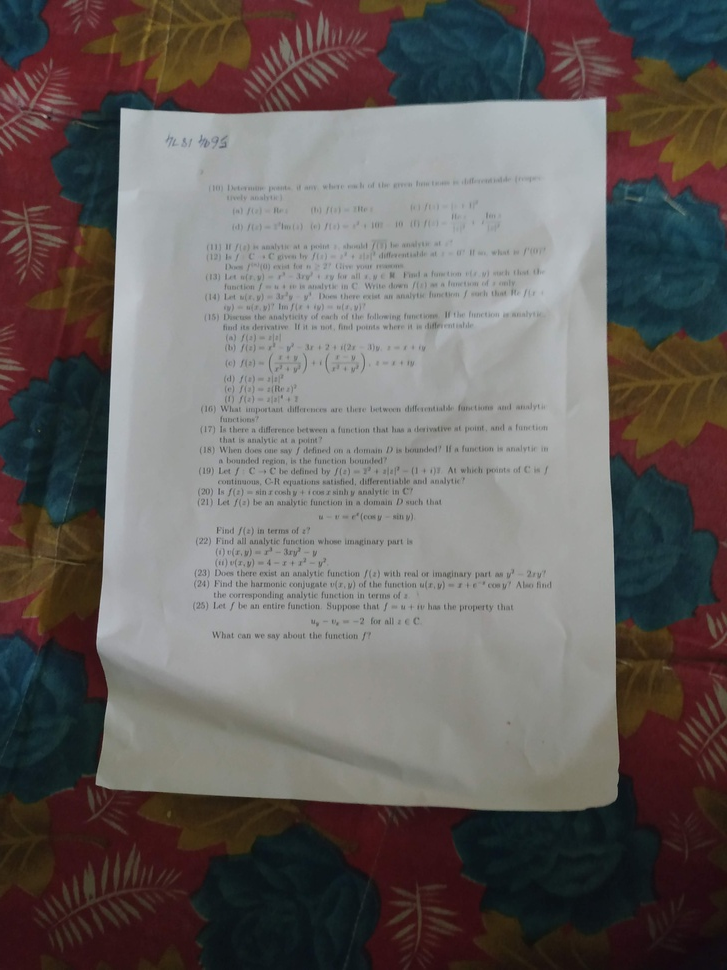
#> input picture images/pic27.jpg, 727 x 970 px, shrunk from 3000 x 4000 before the run, given in place of pic27c.jpg, which was not available
$ jupyter execute --allow-errors tesdemo2.ipynb   (Python 2 division)   (older library calls are emulated)
#> lines starting #> are read from the running program, lines starting #| are printed output that depends on the picture; after the words box and inside, x2 and y2 are one past the last pixel; in counts of white or black regions, pixels touching at a corner belong together; pictures that were not available may be replaced by others from this repository, and a replacement may not be noted
[cell 1]
import cv2
import numpy as np

image = cv2.imread('pic27c.jpg')
#> image is the input picture: shape (970, 727, 3); mean B, G, R 95.3, 97.2, 103.6
kernel = np.array([[-1,-1,-1],
                   [-1, 9,-1],
                   [-1,-1,-1]])
sharpened = cv2.filter2D(image, -1, kernel)
cv2.imwrite("pic27sh.jpg",sharpened)
#> Out = True

[cell 2]
img1 = cv2.imread('pic27c.jpg',0)
#> img1: shape (970, 727); min 8, max 206, mean 98.9
blur = cv2.GaussianBlur(img1,(5,5),0)
denoise= cv2.fastNlMeansDenoising(blur,None,7,21)
cv2.imwrite("pic27dn.jpg",denoise)
#> Out = True

[cell 3]
img=denoise
img = cv2.medianBlur(img,5)
th= cv2.adaptiveThreshold(img,255,cv2.ADAPTIVE_THRESH_GAUSSIAN_C,cv2.THRESH_BINARY,11,2)
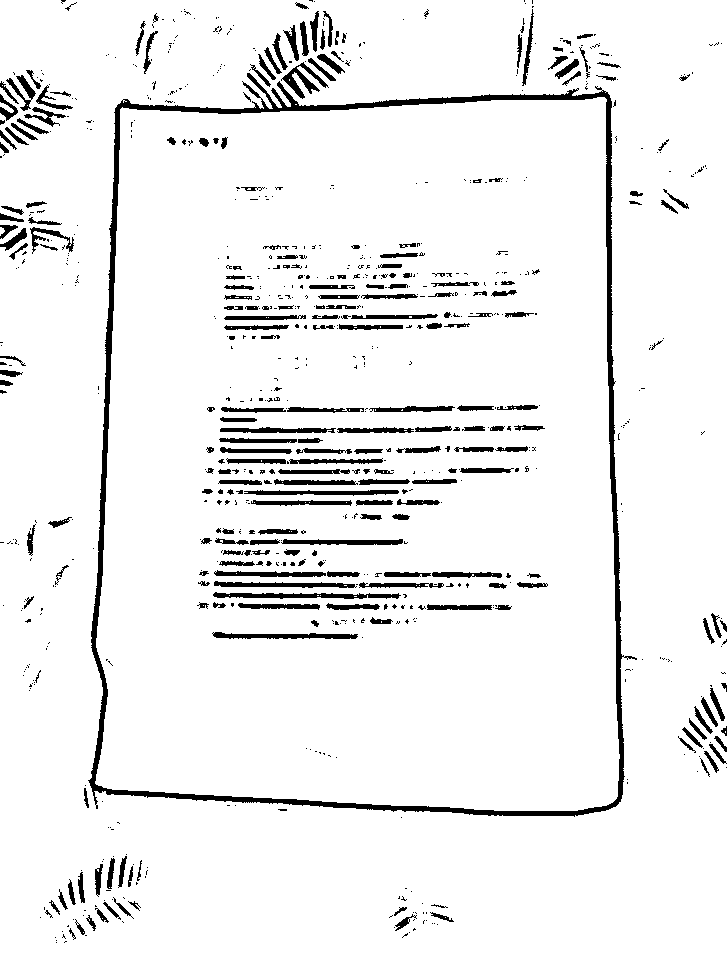
#> th: shape (970, 727); 93.8% white; 821 black regions (581 under 20 px), largest, box (x1, y1, x2, y2) and area: (88, 73, 637, 817) 13032, (213, 592, 401, 599) 790, (212, 632, 358, 639) 657
cv2.imwrite("pic27dnat.jpg",th)
#> Out = True

[cell 4]
print(blur)
#> (printed output is left out)

#> (a cell that did not finish here is left out)

[cell 6]
from __future__ import print_function
import cv2 as cv
import numpy as np
import argparse
import random as rng
src = cv.imread("pic27c.jpg")
src[np.all(src == 255, axis=2)] = 0
# Show output image
kernel = np.array([[1, 1, 1], [1, -8, 1], [1, 1, 1]], dtype=np.float32)
# do the laplacian filtering as it is
# well, we need to convert everything in something more deeper then CV_8U
# because the kernel has some negative values,
# and we can expect in general to have a Laplacian image with negative values
# BUT a 8bits unsigned int (the one we are working with) can contain values from 0 to 255
# so the possible negative number will be truncated
imgLaplacian = cv.filter2D(src, cv.CV_32F, kernel)
sharp = np.float32(src)
imgResult = sharp - imgLaplacian
# convert back to 8bits gray scale
imgResult = np.clip(imgResult, 0, 255)
imgResult = imgResult.astype('uint8')
imgLaplacian = np.clip(imgLaplacian, 0, 255)
imgLaplacian = np.uint8(imgLaplacian)
#cv.imshow('Laplace Filtered Image', imgLaplacian)
bw = cv.cvtColor(imgResult, cv.COLOR_BGR2GRAY)
_, bw = cv.threshold(bw, 40, 255, cv.THRESH_BINARY | cv.THRESH_OTSU)
#> bw: shape (970, 727); 48.7% white; 1128 white regions (1028 under 20 px), largest, box (x1, y1, x2, y2) and area: (96, 94, 620, 812) 333411, (255, 10, 338, 93) 1113, (0, 84, 47, 146) 390
dist = cv.distanceTransform(bw, cv.DIST_L2, 3)
# Normalize the distance image for range = {0.0, 1.0}
# so we can visualize and threshold it
cv.normalize(dist, dist, 0, 1.0, cv.NORM_MINMAX)
_, dist = cv.threshold(dist, 0.4, 1.0, cv.THRESH_BINARY)
#> dist: shape (970, 727) float32; values 0 (black) and 1 (white), 8% white; 10 white regions (3 under 20 px), largest, box (x1, y1, x2, y2) and area: (129, 172, 584, 779) 41070, (255, 131, 574, 240) 5489, (443, 477, 582, 577) 4604
# Dilate a bit the dist image
kernel1 = np.ones((3,3), dtype=np.uint8)
dist = cv.dilate(dist, kernel1)
#> dist: shape (970, 727) float32; values 0 (black) and 1 (white), 8.8% white; 10 white regions (2 under 20 px), largest, box (x1, y1, x2, y2) and area: (128, 171, 585, 780) 43844, (254, 130, 575, 241) 6549, (442, 476, 583, 578) 5148
dist_8u = dist.astype('uint8')
#> dist_8u: shape (970, 727); values 0 (black) and 1 (white), 8.8% white; 10 white regions (2 under 20 px)
# Find total markers
_, contours, _ = cv.findContours(dist_8u, cv.RETR_EXTERNAL, cv.CHAIN_APPROX_SIMPLE)
#> contours = 10 contours, 2 with area under 20; largest, box (x1, y1, x2, y2) and area: (128, 171, 585, 780) 42755, (254, 130, 575, 241) 6112, (442, 476, 583, 578) 4940, (447, 294, 578, 405) 3725, (133, 726, 259, 767) 1914, (570, 274, 576, 292) 58, (571, 256, 576, 272) 47, (573, 409, 578, 422) 35
# Create the marker image for the watershed algorithm
markers = np.zeros(dist.shape, dtype=np.int32)
# Draw the foreground markers
for i in range(len(contours)):
    cv.drawContours(markers, contours, i, (i+1), -1)
#> this loop made 10 passes
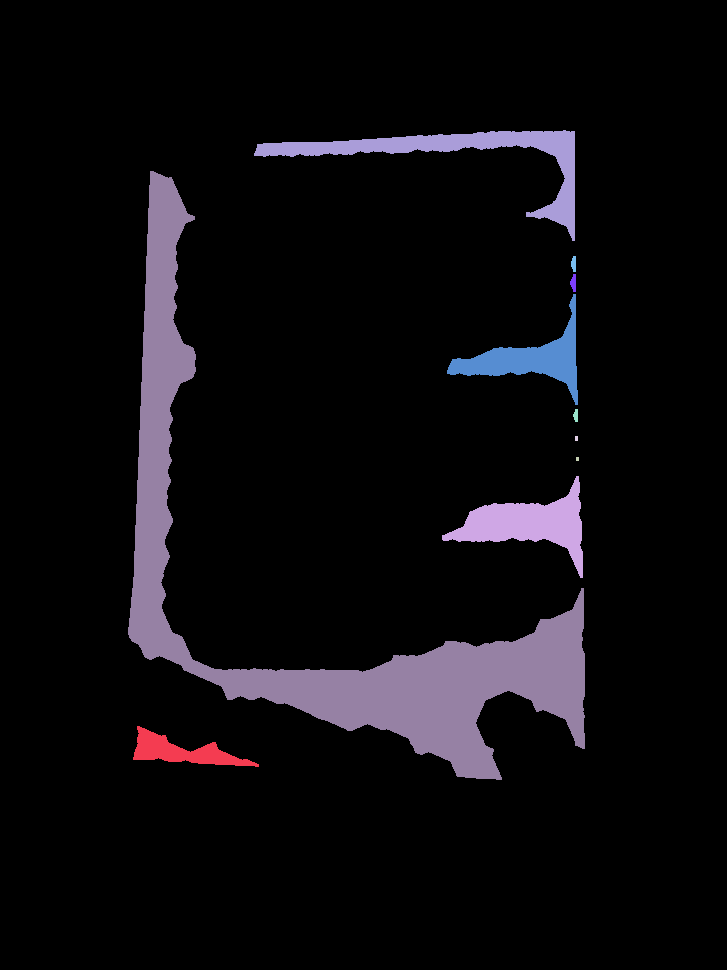
#> markers: shape (970, 727) int32; 11 distinct labels, from 0 to 10; one colour per label, 0 black
# Draw the background marker
cv.circle(markers, (5,5), 3, (255,255,255), -1)
#> markers: shape (970, 727) int32; 12 distinct labels, from 0 to 255
cv.watershed(imgResult, markers)
#mark = np.zeros(markers.shape, dtype=np.uint8)
mark = markers.astype('uint8')
mark = cv.bitwise_not(mark)
# uncomment this if you want to see how the mark
# image looks like at that point
#cv.imshow('Markers_v2', mark)
# Generate random colors
colors = []
for contour in contours:
    colors.append((rng.randint(0,256), rng.randint(0,256), rng.randint(0,256)))
#> this loop made 10 passes
#> contour on passes 3 to 4: [[576, 457], [576, 460], [578, 460], [578, 457]], [[575, 436], [575, 440], [577, 440], [577, 436]]
#> after the loop, colors = [(197, 215, 20), (132, 248, 207), (155, 244, 183), (111, 71, 144), (71, 48, 128), (75, 158, 50), (37, 169, 241), (51, 181, 222), (161, 104, 244), (226, 133, 31)]
# Create the result image
dst = np.zeros((markers.shape[0], markers.shape[1], 3), dtype=np.uint8)
# Fill labeled objects with random colors
for i in range(markers.shape[0]):
    for j in range(markers.shape[1]):
        index = markers[i,j]
        if index > 0 and index <= len(contours):
            dst[i,j,:] = colors[index-1]
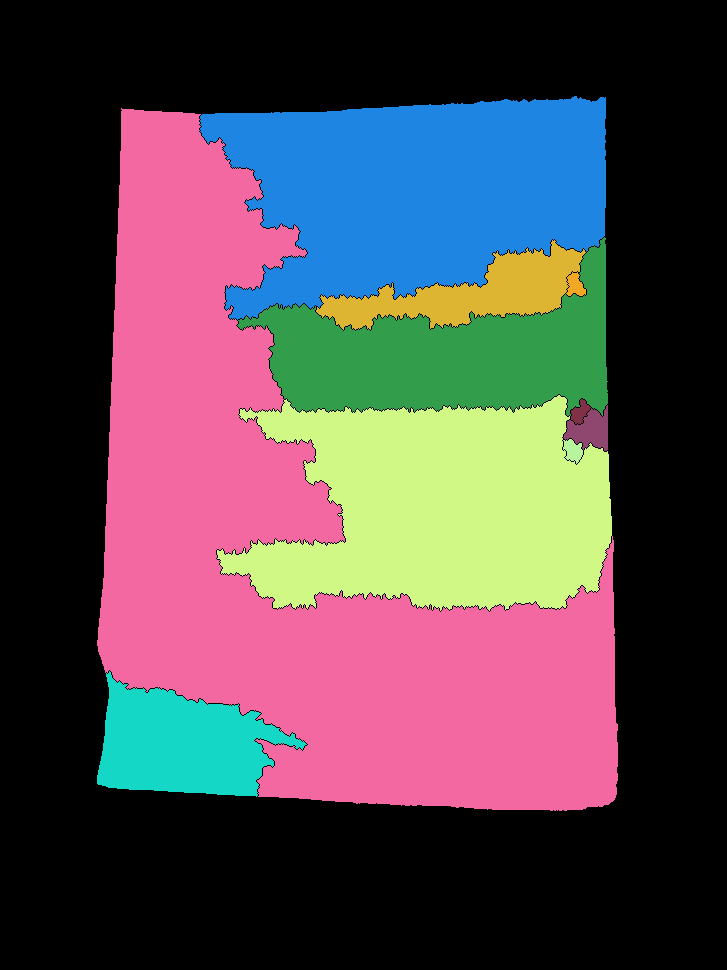
#> dst: shape (970, 727, 3); mean of channels 0, 1, 2 76.9, 71.4, 82.7; drawn as B, G, R
# Visualize the final image
cv.imwrite("pic27seg.jpg",dst)
#> Out = True

[cell 7]
help(cv.distanceTransform)
#> (printed output is left out)

[cell 8]
img=cv.imread("pic27c.jpg")
blur = cv.GaussianBlur(img,(5,5),0)
#> blur: shape (970, 727, 3)
#> (the rest of this cell did not finish here and is left out)

[cell 9]
img=cv.imread("pic27c.jpg",0)
img1=img
blur = cv.GaussianBlur(img1,(9,9),0)
#> blur: shape (970, 727)
img2=img1-blur
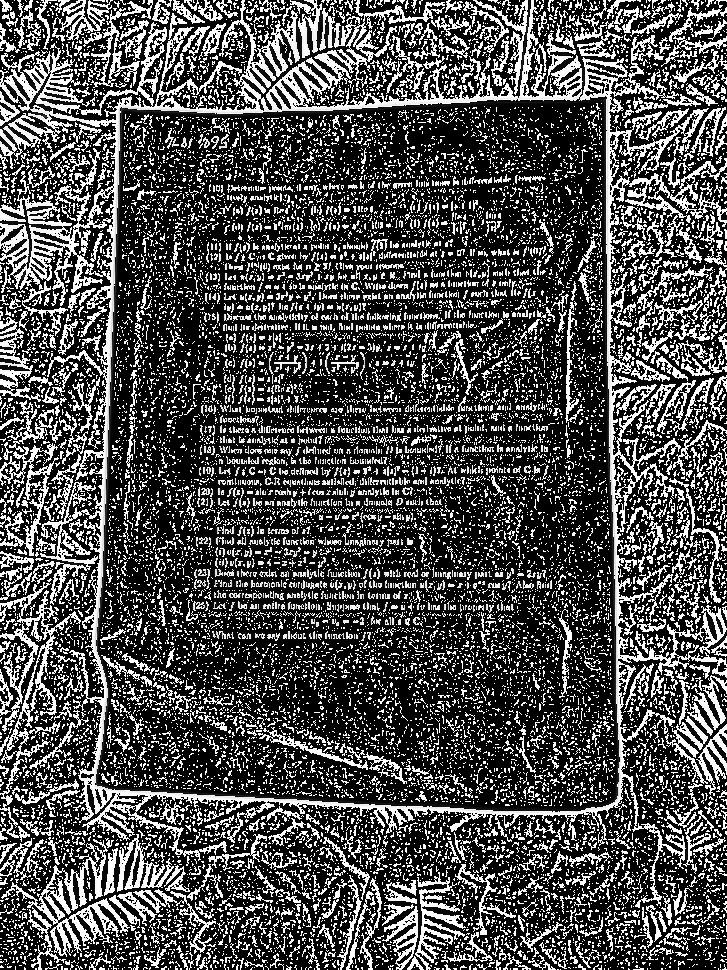
#> img2: shape (970, 727); min 0, max 255, mean 77.5
ret,thresh = cv.threshold(img2,127,255,cv.THRESH_BINARY)
#> thresh: shape (970, 727); 30.3% white in thin lines or dots
cv.imwrite("pic27cbelmn.jpg",thresh)
#> Out = True
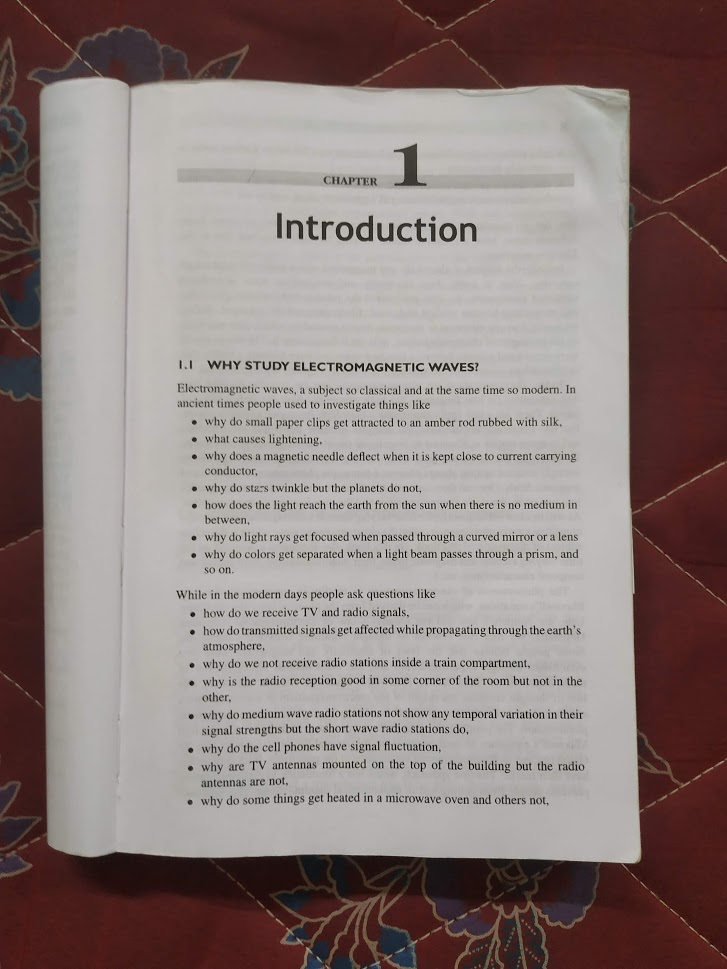
#> input picture images/pic34.jpg, 727 x 969 px, given in place of 11.png, which was not available
#> further down, image is the input picture: shape (969, 727, 3); mean B, G, R 121.6, 123.8, 138.5

[cell 10]
# -*- encoding: windows-1251

# http://stackoverflow.com/questions/22122309/opencv-adaptive-threshold-ocr

import sys
import cv2
import numpy as np

DEFAULT_BLOCKSIZE = 21  #
MEAN_VARIANCE_THREASHOLD = 0.01

def calc_block_mean_variance(image, mask, blocksize):
    """ image - image converted to float32 and scaled to 0..1
    """
    I = image.copy()

    result = np.zeros( (image.shape[0] / blocksize, image.shape[1] / blocksize) )
    small_image = np.zeros( (image.shape[0] / blocksize, image.shape[1] / blocksize) )

    for i in xrange(0, image.shape[0] - blocksize, blocksize):
        for j in xrange(0, image.shape[1] - blocksize, blocksize):

            patch = I[ i:i+blocksize+1, j:j+blocksize+1]
            mask_patch = mask[ i:i+blocksize+1, j:j+blocksize+1]

            tmp1 = np.zeros((blocksize, blocksize))
            tmp2 = np.zeros((blocksize, blocksize))
            mean, std_dev = cv2.meanStdDev(patch, tmp1, tmp2, mask_patch)

            value = 0
            if std_dev[0][0] > MEAN_VARIANCE_THREASHOLD:
                value = mean[0][0]

            result[i/blocksize, j/blocksize] = value


    result *= 255
    result = cv2.convertScaleAbs(result)


    small_image = cv2.resize(I, (small_image.shape[1], small_image.shape[0]))
    small_image *= 255;
    small_image = cv2.convertScaleAbs(small_image)

    # Здесь в функции inpaint есть страшный глюк при работе с маленькими блоками
    # в первом ряде могут вылазить ненужные артефакты.
    # поэтому здесь будет страшный хак - мы копируем первый ряд дважды, а после преобразования его удаляем

    #small_image = np.insert(small_image, 0, small_image[:,0], 1)
    #result = np.insert(result, 0, result[:,0], 1)

    res, inpaintmask = cv2.threshold(result, 3, 255, cv2.THRESH_BINARY)

    inpainted = cv2.inpaint(small_image, inpaintmask, 10,  cv2.INPAINT_NS);

    #inpainted = np.delete(inpainted, 0, 1)
    #small_image = np.delete(small_image, 0, 1)

    inpainted = cv2.resize(inpainted, (image.shape[1], image.shape[0]))

    inpainted = np.float32(inpainted)
    inpainted *= 1./255.

    return inpainted


def normalize(image):

    image = cv2.resize(image, (image.shape[1] * 2, image.shape[0] * 2))
#> image: shape (1938, 1454, 3)

#    alpha = image[:, :, 3]

#    mask = alpha.copy()
#    mask[:] = 0
#    mask[alpha == 255] = 1

    # remove
    mask = image[:,:, 0]
    mask[:] = 255
#> mask: shape (1938, 1454); every value is 255

    # make alpha channel white
    image = cv2.cvtColor(image, cv2.COLOR_BGRA2GRAY)
#> image: shape (1938, 1454)
#    image[alpha < 255] = 255

    # Convert to Float values
    image_f = np.float32(image)
    image_f *= 1./255.

    res = calc_block_mean_variance(image_f, mask, DEFAULT_BLOCKSIZE * 4)

    cv2.imwrite("mask.jpg", res * 255)

    res = 1.0 - res
    res = image_f + res

    res *= 255
    res = cv2.convertScaleAbs(res)


    _, res = cv2.threshold(res, 217, 255, cv2.THRESH_BINARY) #  THRESH_BINARY THRESH_OTSU
#> res: shape (1938, 1454); 81.9% white; 1779 black regions (589 under 20 px), largest, box (x1, y1, x2, y2) and area: (39, 1022, 1454, 1938) 203223, (0, 0, 1084, 960) 199787, (1258, 415, 1296, 805) 8246

    res = cv2.resize(res, (image.shape[1] / 2, image.shape[0] / 2))
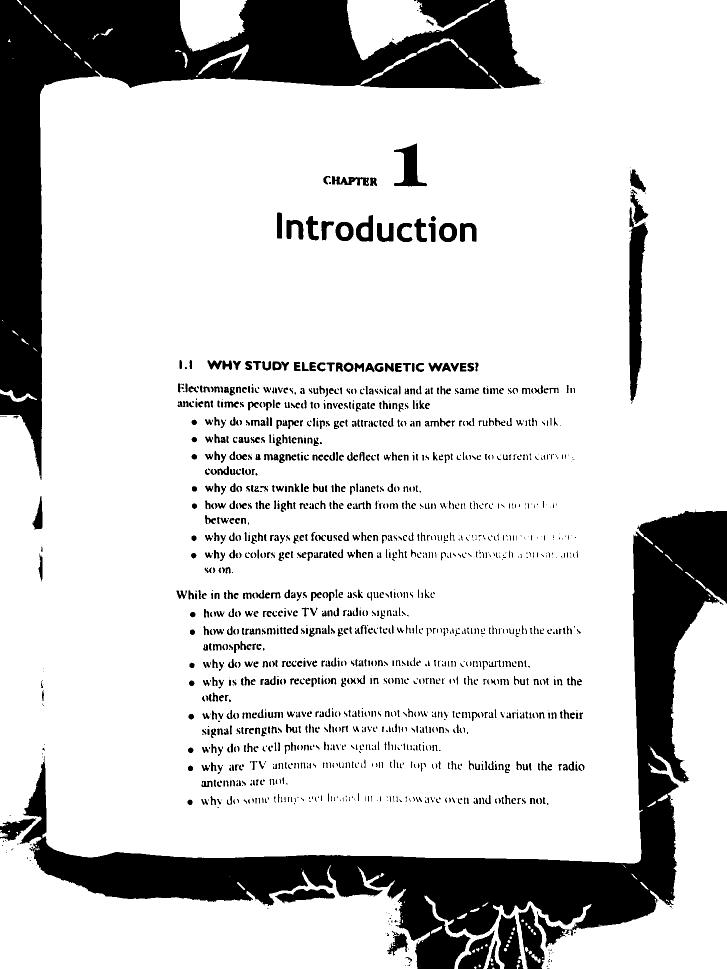
#> res: shape (969, 727); min 0, max 255, mean 208.8

    return res


if __name__ == '__main__':

    fname = "img/11.png" if len(sys.argv) < 2 else sys.argv[1]
    outfile = "out.png" if len(sys.argv) < 3 else sys.argv[2]

    image = cv2.imread(fname, cv2.CV_LOAD_IMAGE_UNCHANGED)

    result = normalize(image)

    cv2.imwrite(outfile, result)
